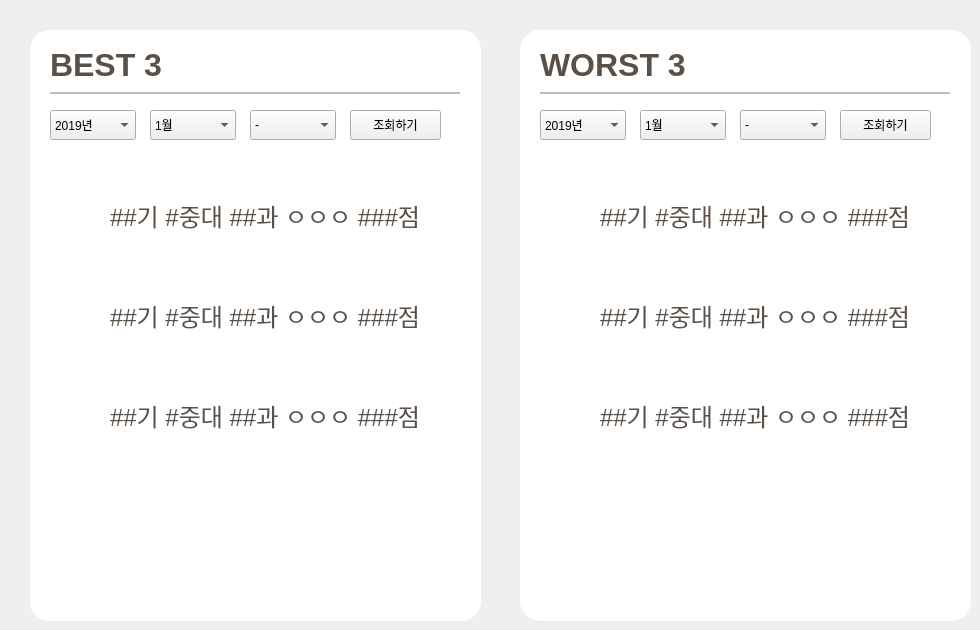
   <widget class="QWidget" name="page_3">
    <widget class="QLabel" name="label_2">
     <property name="geometry">
      <rect>
       <x>30</x>
       <y>30</y>
       <width>451</width>
       <height>591</height>
      </rect>
     </property>
     <property name="styleSheet">
      <string notr="true">border-radius:20px;
background-color:rgb(255, 255, 255)</string>
     </property>
     <property name="text">
      <string/>
     </property>
    </widget>
    <widget class="QLabel" name="label_3">
     <property name="geometry">
      <rect>
       <x>520</x>
       <y>30</y>
       <width>451</width>
       <height>591</height>
      </rect>
     </property>
     <property name="styleSheet">
      <string notr="true">border-radius:20px;
background-color:rgb(255, 255, 255)</string>
     </property>
     <property name="text">
      <string/>
     </property>
    </widget>
    <widget class="QLabel" name="label_6">
     <property name="geometry">
      <rect>
       <x>50</x>
       <y>40</y>
       <width>161</width>
       <height>51</height>
      </rect>
     </property>
     <property name="font">
      <font>
       <pointsize>14</pointsize>
       <weight>75</weight>
       <italic>true</italic>
       <bold>true</bold>
      </font>
     </property>
     <property name="styleSheet">
      <string notr="true">color:rgb(91, 80, 72);
background-color: rgba(255, 255, 255, 0);</string>
     </property>
     <property name="text">
      <string>&lt;html&gt;&lt;head/&gt;&lt;body&gt;&lt;p&gt;&lt;span style=&quot; font-size:24pt; font-style:normal;&quot;&gt;BEST 3&lt;/span&gt;&lt;/p&gt;&lt;/body&gt;&lt;/html&gt;</string>
     </property>
    </widget>
    <widget class="QLabel" name="topbg_5">
     <property name="geometry">
      <rect>
       <x>50</x>
       <y>92</y>
       <width>410</width>
       <height>2</height>
      </rect>
     </property>
     <property name="styleSheet">
      <string notr="true">background-color:rgb(188, 188, 188)</string>
     </property>
     <property name="text">
      <string/>
     </property>
    </widget>
    <widget class="QLabel" name="label_7">
     <property name="geometry">
      <rect>
       <x>540</x>
       <y>40</y>
       <width>161</width>
       <height>51</height>
      </rect>
     </property>
     <property name="font">
      <font>
       <pointsize>14</pointsize>
       <weight>75</weight>
       <italic>true</italic>
       <bold>true</bold>
      </font>
     </property>
     <property name="styleSheet">
      <string notr="true">color:rgb(91, 80, 72);
background-color: rgba(255, 255, 255, 0);</string>
     </property>
     <property name="text">
      <string>&lt;html&gt;&lt;head/&gt;&lt;body&gt;&lt;p&gt;&lt;span style=&quot; font-size:24pt; font-style:normal;&quot;&gt;WORST 3&lt;/span&gt;&lt;/p&gt;&lt;/body&gt;&lt;/html&gt;</string>
     </property>
    </widget>
    <widget class="QLabel" name="topbg_6">
     <property name="geometry">
      <rect>
       <x>540</x>
       <y>92</y>
       <width>410</width>
       <height>2</height>
      </rect>
     </property>
     <property name="styleSheet">
      <string notr="true">background-color:rgb(188, 188, 188)</string>
     </property>
     <property name="text">
      <string/>
     </property>
    </widget>
    <widget class="QComboBox" name="comboBox">
     <property name="geometry">
      <rect>
       <x>50</x>
       <y>110</y>
       <width>86</width>
       <height>30</height>
      </rect>
     </property>
     <property name="styleSheet">
      <string notr="true">font: 29 14pt &quot;Noto Sans CJK HK DemiLight&quot;;</string>
     </property>
     <item>
      <property name="text">
       <string>2019년</string>
      </property>
     </item>
     <item>
      <property name="text">
       <string>2020년</string>
      </property>
     </item>
     <item>
      <property name="text">
       <string>2021년</string>
      </property>
     </item>
     <item>
      <property name="text">
       <string>2022년</string>
      </property>
     </item>
    </widget>
    <widget class="QComboBox" name="comboBox_2">
     <property name="geometry">
      <rect>
       <x>150</x>
       <y>110</y>
       <width>86</width>
       <height>30</height>
      </rect>
     </property>
     <property name="styleSheet">
      <string notr="true">font: 29 14pt &quot;Noto Sans CJK HK DemiLight&quot;;</string>
     </property>
     <item>
      <property name="text">
       <string>1월</string>
      </property>
     </item>
     <item>
      <property name="text">
       <string>2월</string>
      </property>
     </item>
     <item>
      <property name="text">
       <string>3월</string>
      </property>
     </item>
     <item>
      <property name="text">
       <string>4월</string>
      </property>
     </item>
     <item>
      <property name="text">
       <string>5월</string>
      </property>
     </item>
     <item>
      <property name="text">
       <string>6월</string>
      </property>
     </item>
     <item>
      <property name="text">
       <string>7월</string>
      </property>
     </item>
     <item>
      <property name="text">
       <string>8월</string>
      </property>
     </item>
     <item>
      <property name="text">
       <string>9월</string>
      </property>
     </item>
     <item>
      <property name="text">
       <string>10월</string>
      </property>
     </item>
     <item>
      <property name="text">
       <string>11월</string>
      </property>
     </item>
     <item>
      <property name="text">
       <string>12월</string>
      </property>
     </item>
    </widget>
    <widget class="QComboBox" name="comboBox_3">
     <property name="geometry">
      <rect>
       <x>250</x>
       <y>110</y>
       <width>86</width>
       <height>30</height>
      </rect>
     </property>
     <property name="styleSheet">
      <string notr="true">font: 29 14pt &quot;Noto Sans CJK HK DemiLight&quot;;</string>
     </property>
     <item>
      <property name="text">
       <string>-</string>
      </property>
     </item>
     <item>
      <property name="text">
       <string>1주</string>
      </property>
     </item>
     <item>
      <property name="text">
       <string>2주</string>
      </property>
     </item>
     <item>
      <property name="text">
       <string>3주</string>
      </property>
     </item>
     <item>
      <property name="text">
       <string>4주</string>
      </property>
     </item>
     <item>
      <property name="text">
       <string>5주</string>
      </property>
     </item>
    </widget>
    <widget class="QComboBox" name="comboBox_4">
     <property name="geometry">
      <rect>
       <x>540</x>
       <y>110</y>
       <width>86</width>
       <height>30</height>
      </rect>
     </property>
     <property name="styleSheet">
      <string notr="true">font: 29 14pt &quot;Noto Sans CJK HK DemiLight&quot;;</string>
     </property>
     <item>
      <property name="text">
       <string>2019년</string>
      </property>
     </item>
     <item>
      <property name="text">
       <string>2020년</string>
      </property>
     </item>
     <item>
      <property name="text">
       <string>2021년</string>
      </property>
     </item>
     <item>
      <property name="text">
       <string>2022년</string>
      </property>
     </item>
    </widget>
    <widget class="QComboBox" name="comboBox_5">
     <property name="geometry">
      <rect>
       <x>640</x>
       <y>110</y>
       <width>86</width>
       <height>30</height>
      </rect>
     </property>
     <property name="styleSheet">
      <string notr="true">font: 29 14pt &quot;Noto Sans CJK HK DemiLight&quot;;</string>
     </property>
     <item>
      <property name="text">
       <string>1월</string>
      </property>
     </item>
     <item>
      <property name="text">
       <string>2월</string>
      </property>
     </item>
     <item>
      <property name="text">
       <string>3월</string>
      </property>
     </item>
     <item>
      <property name="text">
       <string>4월</string>
      </property>
     </item>
     <item>
      <property name="text">
       <string>5월</string>
      </property>
     </item>
     <item>
      <property name="text">
       <string>6월</string>
      </property>
     </item>
     <item>
      <property name="text">
       <string>7월</string>
      </property>
     </item>
     <item>
      <property name="text">
       <string>8월</string>
      </property>
     </item>
     <item>
      <property name="text">
       <string>9월</string>
      </property>
     </item>
     <item>
      <property name="text">
       <string>10월</string>
      </property>
     </item>
     <item>
      <property name="text">
       <string>11월</string>
      </property>
     </item>
     <item>
      <property name="text">
       <string>12월</string>
      </property>
     </item>
    </widget>
    <widget class="QComboBox" name="comboBox_6">
     <property name="geometry">
      <rect>
       <x>740</x>
       <y>110</y>
       <width>86</width>
       <height>30</height>
      </rect>
     </property>
     <property name="styleSheet">
      <string notr="true">font: 29 14pt &quot;Noto Sans CJK HK DemiLight&quot;;</string>
     </property>
     <item>
      <property name="text">
       <string>-</string>
      </property>
     </item>
     <item>
      <property name="text">
       <string>1주</string>
      </property>
     </item>
     <item>
      <property name="text">
       <string>2주</string>
      </property>
     </item>
     <item>
      <property name="text">
       <string>3주</string>
      </property>
     </item>
     <item>
      <property name="text">
       <string>4주</string>
      </property>
     </item>
     <item>
      <property name="text">
       <string>5주</string>
      </property>
     </item>
    </widget>
    <widget class="QLabel" name="label_30">
     <property name="geometry">
      <rect>
       <x>110</x>
       <y>190</y>
       <width>331</width>
       <height>51</height>
      </rect>
     </property>
     <property name="font">
      <font>
       <pointsize>14</pointsize>
       <weight>75</weight>
       <italic>true</italic>
       <bold>true</bold>
      </font>
     </property>
     <property name="styleSheet">
      <string notr="true">color:rgb(91, 80, 72);
background-color: rgba(255, 255, 255, 0);</string>
     </property>
     <property name="text">
      <string>&lt;html&gt;&lt;head/&gt;&lt;body&gt;&lt;p&gt;&lt;span style=&quot; font-size:18pt; font-weight:400; font-style:normal;&quot;&gt;##기 #중대 ##과 ㅇㅇㅇ ###점&lt;/span&gt;&lt;/p&gt;&lt;/body&gt;&lt;/html&gt;</string>
     </property>
    </widget>
    <widget class="QLabel" name="label_31">
     <property name="geometry">
      <rect>
       <x>110</x>
       <y>290</y>
       <width>331</width>
       <height>51</height>
      </rect>
     </property>
     <property name="font">
      <font>
       <pointsize>14</pointsize>
       <weight>75</weight>
       <italic>true</italic>
       <bold>true</bold>
      </font>
     </property>
     <property name="styleSheet">
      <string notr="true">color:rgb(91, 80, 72);
background-color: rgba(255, 255, 255, 0);</string>
     </property>
     <property name="text">
      <string>&lt;html&gt;&lt;head/&gt;&lt;body&gt;&lt;p&gt;&lt;span style=&quot; font-size:18pt; font-weight:400; font-style:normal;&quot;&gt;##기 #중대 ##과 ㅇㅇㅇ ###점&lt;/span&gt;&lt;/p&gt;&lt;/body&gt;&lt;/html&gt;</string>
     </property>
    </widget>
    <widget class="QLabel" name="label_32">
     <property name="geometry">
      <rect>
       <x>110</x>
       <y>390</y>
       <width>331</width>
       <height>51</height>
      </rect>
     </property>
     <property name="font">
      <font>
       <pointsize>14</pointsize>
       <weight>75</weight>
       <italic>true</italic>
       <bold>true</bold>
      </font>
     </property>
     <property name="styleSheet">
      <string notr="true">color:rgb(91, 80, 72);
background-color: rgba(255, 255, 255, 0);</string>
     </property>
     <property name="text">
      <string>&lt;html&gt;&lt;head/&gt;&lt;body&gt;&lt;p&gt;&lt;span style=&quot; font-size:18pt; font-weight:400; font-style:normal;&quot;&gt;##기 #중대 ##과 ㅇㅇㅇ ###점&lt;/span&gt;&lt;/p&gt;&lt;/body&gt;&lt;/html&gt;</string>
     </property>
    </widget>
    <widget class="QLabel" name="label_33">
     <property name="geometry">
      <rect>
       <x>600</x>
       <y>190</y>
       <width>331</width>
       <height>51</height>
      </rect>
     </property>
     <property name="font">
      <font>
       <pointsize>14</pointsize>
       <weight>75</weight>
       <italic>true</italic>
       <bold>true</bold>
      </font>
     </property>
     <property name="styleSheet">
      <string notr="true">color:rgb(91, 80, 72);
background-color: rgba(255, 255, 255, 0);</string>
     </property>
     <property name="text">
      <string>&lt;html&gt;&lt;head/&gt;&lt;body&gt;&lt;p&gt;&lt;span style=&quot; font-size:18pt; font-weight:400; font-style:normal;&quot;&gt;##기 #중대 ##과 ㅇㅇㅇ ###점&lt;/span&gt;&lt;/p&gt;&lt;/body&gt;&lt;/html&gt;</string>
     </property>
    </widget>
    <widget class="QLabel" name="label_34">
     <property name="geometry">
      <rect>
       <x>600</x>
       <y>290</y>
       <width>331</width>
       <height>51</height>
      </rect>
     </property>
     <property name="font">
      <font>
       <pointsize>14</pointsize>
       <weight>75</weight>
       <italic>true</italic>
       <bold>true</bold>
      </font>
     </property>
     <property name="styleSheet">
      <string notr="true">color:rgb(91, 80, 72);
background-color: rgba(255, 255, 255, 0);</string>
     </property>
     <property name="text">
      <string>&lt;html&gt;&lt;head/&gt;&lt;body&gt;&lt;p&gt;&lt;span style=&quot; font-size:18pt; font-weight:400; font-style:normal;&quot;&gt;##기 #중대 ##과 ㅇㅇㅇ ###점&lt;/span&gt;&lt;/p&gt;&lt;/body&gt;&lt;/html&gt;</string>
     </property>
    </widget>
    <widget class="QLabel" name="label_35">
     <property name="geometry">
      <rect>
       <x>600</x>
       <y>390</y>
       <width>331</width>
       <height>51</height>
      </rect>
     </property>
     <property name="font">
      <font>
       <pointsize>14</pointsize>
       <weight>75</weight>
       <italic>true</italic>
       <bold>true</bold>
      </font>
     </property>
     <property name="styleSheet">
      <string notr="true">color:rgb(91, 80, 72);
background-color: rgba(255, 255, 255, 0);</string>
     </property>
     <property name="text">
      <string>&lt;html&gt;&lt;head/&gt;&lt;body&gt;&lt;p&gt;&lt;span style=&quot; font-size:18pt; font-weight:400; font-style:normal;&quot;&gt;##기 #중대 ##과 ㅇㅇㅇ ###점&lt;/span&gt;&lt;/p&gt;&lt;/body&gt;&lt;/html&gt;</string>
     </property>
    </widget>
    <widget class="QLabel" name="label_gold">
     <property name="geometry">
      <rect>
       <x>40</x>
       <y>180</y>
       <width>70</width>
       <height>70</height>
      </rect>
     </property>
     <property name="styleSheet">
      <string notr="true">background-color: rgba(255, 255, 255, 0);</string>
     </property>
     <property name="text">
      <string/>
     </property>
     <property name="pixmap">
      <pixmap>:/icon/디자인/gold-medal.png</pixmap>
     </property>
     <property name="scaledContents">
      <bool>true</bool>
     </property>
    </widget>
    <widget class="QLabel" name="label_silver">
     <property name="geometry">
      <rect>
       <x>40</x>
       <y>280</y>
       <width>70</width>
       <height>70</height>
      </rect>
     </property>
     <property name="styleSheet">
      <string notr="true">background-color: rgba(255, 255, 255, 0);</string>
     </property>
     <property name="text">
      <string/>
     </property>
     <property name="pixmap">
      <pixmap>:/icon/디자인/silver-medal.png</pixmap>
     </property>
     <property name="scaledContents">
      <bool>true</bool>
     </property>
    </widget>
    <widget class="QLabel" name="label_bronze">
     <property name="geometry">
      <rect>
       <x>40</x>
       <y>380</y>
       <width>70</width>
       <height>70</height>
      </rect>
     </property>
     <property name="styleSheet">
      <string notr="true">background-color: rgba(255, 255, 255, 0);</string>
     </property>
     <property name="text">
      <string/>
     </property>
     <property name="pixmap">
      <pixmap>:/icon/디자인/bronze.png</pixmap>
     </property>
     <property name="scaledContents">
      <bool>true</bool>
     </property>
    </widget>
    <widget class="QLabel" name="label_gold_2">
     <property name="geometry">
      <rect>
       <x>530</x>
       <y>180</y>
       <width>70</width>
       <height>70</height>
      </rect>
     </property>
     <property name="styleSheet">
      <string notr="true">background-color: rgba(255, 255, 255, 0);</string>
     </property>
     <property name="text">
      <string/>
     </property>
     <property name="pixmap">
      <pixmap>:/icon/디자인/gold-medal.png</pixmap>
     </property>
     <property name="scaledContents">
      <bool>true</bool>
     </property>
    </widget>
    <widget class="QLabel" name="label_silver_2">
     <property name="geometry">
      <rect>
       <x>530</x>
       <y>280</y>
       <width>70</width>
       <height>70</height>
      </rect>
     </property>
     <property name="styleSheet">
      <string notr="true">background-color: rgba(255, 255, 255, 0);</string>
     </property>
     <property name="text">
      <string/>
     </property>
     <property name="pixmap">
      <pixmap>:/icon/디자인/silver-medal.png</pixmap>
     </property>
     <property name="scaledContents">
      <bool>true</bool>
     </property>
    </widget>
    <widget class="QLabel" name="label_bronze_2">
     <property name="geometry">
      <rect>
       <x>530</x>
       <y>380</y>
       <width>70</width>
       <height>70</height>
      </rect>
     </property>
     <property name="styleSheet">
      <string notr="true">background-color: rgba(255, 255, 255, 0);</string>
     </property>
     <property name="text">
      <string/>
     </property>
     <property name="pixmap">
      <pixmap>:/icon/디자인/bronze.png</pixmap>
     </property>
     <property name="scaledContents">
      <bool>true</bool>
     </property>
    </widget>
    <widget class="QPushButton" name="pushButton_best3">
     <property name="geometry">
      <rect>
       <x>350</x>
       <y>110</y>
       <width>91</width>
       <height>30</height>
      </rect>
     </property>
     <property name="text">
      <string>조회하기</string>
     </property>
    </widget>
    <widget class="QPushButton" name="pushButton_worst3">
     <property name="geometry">
      <rect>
       <x>840</x>
       <y>110</y>
       <width>91</width>
       <height>30</height>
      </rect>
     </property>
     <property name="text">
      <string>조회하기</string>
     </property>
    </widget>
   </widget>
